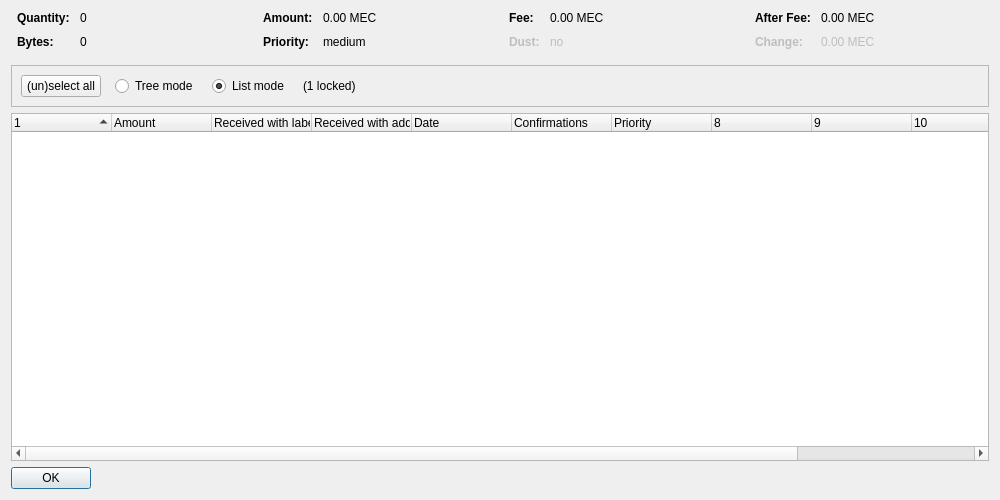
<?xml version="1.0" encoding="UTF-8"?>
<ui version="4.0">
 <class>CoinControlDialog</class>
 <widget class="QDialog" name="CoinControlDialog">
  <property name="geometry">
   <rect>
    <x>0</x>
    <y>0</y>
    <width>1000</width>
    <height>500</height>
   </rect>
  </property>
  <property name="windowTitle">
   <string>Coin Selection</string>
  </property>
  <layout class="QVBoxLayout" name="verticalLayout">
   <item>
    <layout class="QHBoxLayout" name="horizontalLayoutTop" stretch="0,0,0,0">
     <property name="topMargin">
      <number>0</number>
     </property>
     <property name="bottomMargin">
      <number>10</number>
     </property>
     <item>
      <layout class="QFormLayout" name="formLayoutCoinControl1">
       <property name="horizontalSpacing">
        <number>10</number>
       </property>
       <property name="verticalSpacing">
        <number>10</number>
       </property>
       <property name="leftMargin">
        <number>6</number>
       </property>
       <property name="rightMargin">
        <number>6</number>
       </property>
       <item row="0" column="0">
        <widget class="QLabel" name="labelCoinControlQuantityText">
         <property name="font">
          <font>
           <weight>75</weight>
           <bold>true</bold>
          </font>
         </property>
         <property name="text">
          <string>Quantity:</string>
         </property>
        </widget>
       </item>
       <item row="0" column="1">
        <widget class="QLabel" name="labelCoinControlQuantity">
         <property name="cursor">
          <cursorShape>IBeamCursor</cursorShape>
         </property>
         <property name="contextMenuPolicy">
          <enum>Qt::ActionsContextMenu</enum>
         </property>
         <property name="text">
          <string notr="true">0</string>
         </property>
         <property name="textInteractionFlags">
          <set>Qt::LinksAccessibleByMouse|Qt::TextSelectableByKeyboard|Qt::TextSelectableByMouse</set>
         </property>
        </widget>
       </item>
       <item row="1" column="0">
        <widget class="QLabel" name="labelCoinControlBytesText">
         <property name="font">
          <font>
           <weight>75</weight>
           <bold>true</bold>
          </font>
         </property>
         <property name="text">
          <string>Bytes:</string>
         </property>
        </widget>
       </item>
       <item row="1" column="1">
        <widget class="QLabel" name="labelCoinControlBytes">
         <property name="cursor">
          <cursorShape>IBeamCursor</cursorShape>
         </property>
         <property name="contextMenuPolicy">
          <enum>Qt::ActionsContextMenu</enum>
         </property>
         <property name="text">
          <string notr="true">0</string>
         </property>
         <property name="textInteractionFlags">
          <set>Qt::LinksAccessibleByMouse|Qt::TextSelectableByKeyboard|Qt::TextSelectableByMouse</set>
         </property>
        </widget>
       </item>
      </layout>
     </item>
     <item>
      <layout class="QFormLayout" name="formLayoutCoinControl2">
       <property name="horizontalSpacing">
        <number>10</number>
       </property>
       <property name="verticalSpacing">
        <number>10</number>
       </property>
       <property name="leftMargin">
        <number>6</number>
       </property>
       <property name="rightMargin">
        <number>6</number>
       </property>
       <item row="0" column="0">
        <widget class="QLabel" name="labelCoinControlAmountText">
         <property name="font">
          <font>
           <weight>75</weight>
           <bold>true</bold>
          </font>
         </property>
         <property name="text">
          <string>Amount:</string>
         </property>
        </widget>
       </item>
       <item row="0" column="1">
        <widget class="QLabel" name="labelCoinControlAmount">
         <property name="cursor">
          <cursorShape>IBeamCursor</cursorShape>
         </property>
         <property name="contextMenuPolicy">
          <enum>Qt::ActionsContextMenu</enum>
         </property>
         <property name="text">
          <string notr="true">0.00 MEC</string>
         </property>
         <property name="textInteractionFlags">
          <set>Qt::LinksAccessibleByMouse|Qt::TextSelectableByKeyboard|Qt::TextSelectableByMouse</set>
         </property>
        </widget>
       </item>
       <item row="1" column="0">
        <widget class="QLabel" name="labelCoinControlPriorityText">
         <property name="font">
          <font>
           <weight>75</weight>
           <bold>true</bold>
          </font>
         </property>
         <property name="text">
          <string>Priority:</string>
         </property>
        </widget>
       </item>
       <item row="1" column="1">
        <widget class="QLabel" name="labelCoinControlPriority">
         <property name="cursor">
          <cursorShape>IBeamCursor</cursorShape>
         </property>
         <property name="contextMenuPolicy">
          <enum>Qt::ActionsContextMenu</enum>
         </property>
         <property name="text">
          <string notr="true">medium</string>
         </property>
         <property name="textInteractionFlags">
          <set>Qt::LinksAccessibleByMouse|Qt::TextSelectableByKeyboard|Qt::TextSelectableByMouse</set>
         </property>
        </widget>
       </item>
      </layout>
     </item>
     <item>
      <layout class="QFormLayout" name="formLayoutCoinControl3">
       <property name="horizontalSpacing">
        <number>10</number>
       </property>
       <property name="verticalSpacing">
        <number>10</number>
       </property>
       <property name="leftMargin">
        <number>6</number>
       </property>
       <property name="rightMargin">
        <number>6</number>
       </property>
       <item row="0" column="0">
        <widget class="QLabel" name="labelCoinControlFeeText">
         <property name="font">
          <font>
           <weight>75</weight>
           <bold>true</bold>
          </font>
         </property>
         <property name="text">
          <string>Fee:</string>
         </property>
        </widget>
       </item>
       <item row="0" column="1">
        <widget class="QLabel" name="labelCoinControlFee">
         <property name="cursor">
          <cursorShape>IBeamCursor</cursorShape>
         </property>
         <property name="contextMenuPolicy">
          <enum>Qt::ActionsContextMenu</enum>
         </property>
         <property name="text">
          <string notr="true">0.00 MEC</string>
         </property>
         <property name="textInteractionFlags">
          <set>Qt::LinksAccessibleByMouse|Qt::TextSelectableByKeyboard|Qt::TextSelectableByMouse</set>
         </property>
        </widget>
       </item>
       <item row="1" column="0">
        <widget class="QLabel" name="labelCoinControlLowOutputText">
         <property name="enabled">
          <bool>false</bool>
         </property>
         <property name="font">
          <font>
           <weight>75</weight>
           <bold>true</bold>
          </font>
         </property>
         <property name="text">
          <string>Dust:</string>
         </property>
        </widget>
       </item>
       <item row="1" column="1">
        <widget class="QLabel" name="labelCoinControlLowOutput">
         <property name="enabled">
          <bool>false</bool>
         </property>
         <property name="cursor">
          <cursorShape>IBeamCursor</cursorShape>
         </property>
         <property name="contextMenuPolicy">
          <enum>Qt::ActionsContextMenu</enum>
         </property>
         <property name="text">
          <string notr="true">no</string>
         </property>
         <property name="textInteractionFlags">
          <set>Qt::LinksAccessibleByMouse|Qt::TextSelectableByKeyboard|Qt::TextSelectableByMouse</set>
         </property>
        </widget>
       </item>
      </layout>
     </item>
     <item>
      <layout class="QFormLayout" name="formLayoutCoinControl4">
       <property name="horizontalSpacing">
        <number>10</number>
       </property>
       <property name="verticalSpacing">
        <number>10</number>
       </property>
       <property name="leftMargin">
        <number>6</number>
       </property>
       <property name="rightMargin">
        <number>6</number>
       </property>
       <item row="0" column="0">
        <widget class="QLabel" name="labelCoinControlAfterFeeText">
         <property name="font">
          <font>
           <weight>75</weight>
           <bold>true</bold>
          </font>
         </property>
         <property name="text">
          <string>After Fee:</string>
         </property>
        </widget>
       </item>
       <item row="0" column="1">
        <widget class="QLabel" name="labelCoinControlAfterFee">
         <property name="cursor">
          <cursorShape>IBeamCursor</cursorShape>
         </property>
         <property name="contextMenuPolicy">
          <enum>Qt::ActionsContextMenu</enum>
         </property>
         <property name="text">
          <string notr="true">0.00 MEC</string>
         </property>
         <property name="textInteractionFlags">
          <set>Qt::LinksAccessibleByMouse|Qt::TextSelectableByKeyboard|Qt::TextSelectableByMouse</set>
         </property>
        </widget>
       </item>
       <item row="1" column="0">
        <widget class="QLabel" name="labelCoinControlChangeText">
         <property name="enabled">
          <bool>false</bool>
         </property>
         <property name="font">
          <font>
           <weight>75</weight>
           <bold>true</bold>
          </font>
         </property>
         <property name="text">
          <string>Change:</string>
         </property>
        </widget>
       </item>
       <item row="1" column="1">
        <widget class="QLabel" name="labelCoinControlChange">
         <property name="enabled">
          <bool>false</bool>
         </property>
         <property name="cursor">
          <cursorShape>IBeamCursor</cursorShape>
         </property>
         <property name="contextMenuPolicy">
          <enum>Qt::ActionsContextMenu</enum>
         </property>
         <property name="text">
          <string notr="true">0.00 MEC</string>
         </property>
         <property name="textInteractionFlags">
          <set>Qt::LinksAccessibleByMouse|Qt::TextSelectableByKeyboard|Qt::TextSelectableByMouse</set>
         </property>
        </widget>
       </item>
      </layout>
     </item>
    </layout>
   </item>
   <item>
    <widget class="QFrame" name="frame">
     <property name="minimumSize">
      <size>
       <width>0</width>
       <height>40</height>
      </size>
     </property>
     <property name="frameShape">
      <enum>QFrame::StyledPanel</enum>
     </property>
     <property name="frameShadow">
      <enum>QFrame::Sunken</enum>
     </property>
     <layout class="QHBoxLayout" name="horizontalLayout">
      <item>
       <layout class="QHBoxLayout" name="horizontalLayoutPanel" stretch="0,0,0,0,0">
        <property name="spacing">
         <number>14</number>
        </property>
        <item>
         <widget class="QPushButton" name="pushButtonSelectAll">
          <property name="sizePolicy">
           <sizepolicy hsizetype="Maximum" vsizetype="Fixed">
            <horstretch>0</horstretch>
            <verstretch>0</verstretch>
           </sizepolicy>
          </property>
          <property name="text">
           <string>(un)select all</string>
          </property>
          <property name="autoDefault">
           <bool>false</bool>
          </property>
         </widget>
        </item>
        <item>
         <widget class="QRadioButton" name="radioTreeMode">
          <property name="sizePolicy">
           <sizepolicy hsizetype="Maximum" vsizetype="Fixed">
            <horstretch>0</horstretch>
            <verstretch>0</verstretch>
           </sizepolicy>
          </property>
          <property name="text">
           <string>Tree mode</string>
          </property>
         </widget>
        </item>
        <item>
         <widget class="QRadioButton" name="radioListMode">
          <property name="sizePolicy">
           <sizepolicy hsizetype="Maximum" vsizetype="Fixed">
            <horstretch>0</horstretch>
            <verstretch>0</verstretch>
           </sizepolicy>
          </property>
          <property name="text">
           <string>List mode</string>
          </property>
          <property name="checked">
           <bool>true</bool>
          </property>
         </widget>
        </item>
        <item>
         <widget class="QLabel" name="labelLocked">
          <property name="text">
           <string notr="true">(1 locked)</string>
          </property>
         </widget>
        </item>
        <item>
         <spacer name="horizontalSpacer">
          <property name="orientation">
           <enum>Qt::Horizontal</enum>
          </property>
          <property name="sizeHint" stdset="0">
           <size>
            <width>40</width>
            <height>20</height>
           </size>
          </property>
         </spacer>
        </item>
       </layout>
      </item>
     </layout>
    </widget>
   </item>
   <item>
    <widget class="CoinControlTreeWidget" name="treeWidget">
     <property name="contextMenuPolicy">
      <enum>Qt::CustomContextMenu</enum>
     </property>
     <property name="sortingEnabled">
      <bool>false</bool>
     </property>
     <property name="columnCount">
      <number>12</number>
     </property>
     <attribute name="headerShowSortIndicator" stdset="0">
      <bool>true</bool>
     </attribute>
     <attribute name="headerStretchLastSection">
      <bool>false</bool>
     </attribute>
     <column>
      <property name="text">
       <string/>
      </property>
     </column>
     <column>
      <property name="text">
       <string>Amount</string>
      </property>
     </column>
     <column>
      <property name="text">
       <string>Received with label</string>
      </property>
     </column>
     <column>
      <property name="text">
       <string>Received with address</string>
      </property>
     </column>
     <column>
      <property name="text">
       <string>Date</string>
      </property>
     </column>
     <column>
      <property name="text">
       <string>Confirmations</string>
      </property>
      <property name="toolTip">
       <string>Confirmed</string>
      </property>
     </column>
     <column>
      <property name="text">
       <string>Priority</string>
      </property>
     </column>
     <column>
      <property name="text">
       <string/>
      </property>
     </column>
     <column>
      <property name="text">
       <string/>
      </property>
     </column>
     <column>
      <property name="text">
       <string/>
      </property>
     </column>
     <column>
      <property name="text">
       <string/>
      </property>
     </column>
     <column>
      <property name="text">
       <string/>
      </property>
     </column>
    </widget>
   </item>
   <item>
    <widget class="QDialogButtonBox" name="buttonBox">
     <property name="sizePolicy">
      <sizepolicy hsizetype="Maximum" vsizetype="Fixed">
       <horstretch>0</horstretch>
       <verstretch>0</verstretch>
      </sizepolicy>
     </property>
     <property name="orientation">
      <enum>Qt::Horizontal</enum>
     </property>
     <property name="standardButtons">
      <set>QDialogButtonBox::Ok</set>
     </property>
    </widget>
   </item>
  </layout>
 </widget>
 <customwidgets>
  <customwidget>
   <class>CoinControlTreeWidget</class>
   <extends>QTreeWidget</extends>
   <header>coincontroltreewidget.h</header>
  </customwidget>
 </customwidgets>
 <resources/>
 <connections/>
</ui>
